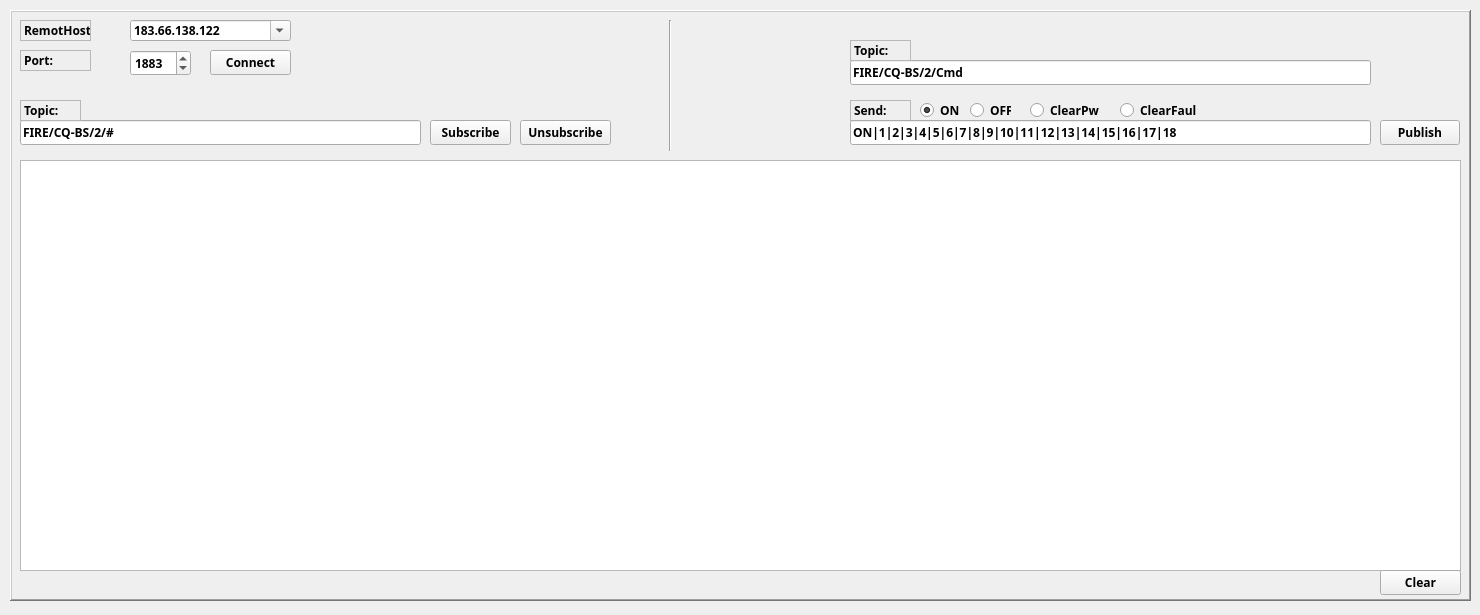
<?xml version="1.0" encoding="UTF-8"?>
<ui version="4.0">
 <class>FireForm</class>
 <widget class="QWidget" name="FireForm">
  <property name="geometry">
   <rect>
    <x>0</x>
    <y>0</y>
    <width>1480</width>
    <height>615</height>
   </rect>
  </property>
  <property name="windowTitle">
   <string>FireForm</string>
  </property>
  <property name="styleSheet">
   <string notr="true"/>
  </property>
  <widget class="QFrame" name="frame_2">
   <property name="geometry">
    <rect>
     <x>10</x>
     <y>10</y>
     <width>1461</width>
     <height>591</height>
    </rect>
   </property>
   <property name="font">
    <font>
     <family>Ubuntu Mono</family>
     <weight>75</weight>
     <bold>true</bold>
    </font>
   </property>
   <property name="styleSheet">
    <string notr="true"/>
   </property>
   <property name="frameShape">
    <enum>QFrame::WinPanel</enum>
   </property>
   <property name="frameShadow">
    <enum>QFrame::Raised</enum>
   </property>
   <widget class="QLabel" name="label_10">
    <property name="geometry">
     <rect>
      <x>840</x>
      <y>90</y>
      <width>61</width>
      <height>21</height>
     </rect>
    </property>
    <property name="font">
     <font>
      <family>Ubuntu Mono</family>
      <weight>75</weight>
      <bold>true</bold>
     </font>
    </property>
    <property name="frameShape">
     <enum>QFrame::StyledPanel</enum>
    </property>
    <property name="frameShadow">
     <enum>QFrame::Sunken</enum>
    </property>
    <property name="text">
     <string>Send:</string>
    </property>
   </widget>
   <widget class="QLabel" name="label_3">
    <property name="geometry">
     <rect>
      <x>10</x>
      <y>10</y>
      <width>71</width>
      <height>21</height>
     </rect>
    </property>
    <property name="font">
     <font>
      <family>Ubuntu Mono</family>
      <weight>75</weight>
      <bold>true</bold>
     </font>
    </property>
    <property name="frameShape">
     <enum>QFrame::StyledPanel</enum>
    </property>
    <property name="frameShadow">
     <enum>QFrame::Sunken</enum>
    </property>
    <property name="text">
     <string>RemotHost:</string>
    </property>
   </widget>
   <widget class="QPushButton" name="buttonPublish">
    <property name="geometry">
     <rect>
      <x>1370</x>
      <y>110</y>
      <width>80</width>
      <height>25</height>
     </rect>
    </property>
    <property name="styleSheet">
     <string notr="true"/>
    </property>
    <property name="text">
     <string>Publish</string>
    </property>
   </widget>
   <widget class="QPushButton" name="buttonSubscribe">
    <property name="geometry">
     <rect>
      <x>420</x>
      <y>110</y>
      <width>81</width>
      <height>25</height>
     </rect>
    </property>
    <property name="styleSheet">
     <string notr="true"/>
    </property>
    <property name="text">
     <string>Subscribe</string>
    </property>
   </widget>
   <widget class="QLabel" name="label_5">
    <property name="geometry">
     <rect>
      <x>10</x>
      <y>40</y>
      <width>71</width>
      <height>21</height>
     </rect>
    </property>
    <property name="font">
     <font>
      <family>Ubuntu Mono</family>
      <weight>75</weight>
      <bold>true</bold>
     </font>
    </property>
    <property name="frameShape">
     <enum>QFrame::StyledPanel</enum>
    </property>
    <property name="frameShadow">
     <enum>QFrame::Sunken</enum>
    </property>
    <property name="lineWidth">
     <number>2</number>
    </property>
    <property name="text">
     <string>Port:</string>
    </property>
   </widget>
   <widget class="QLineEdit" name="lineEditMessage">
    <property name="geometry">
     <rect>
      <x>840</x>
      <y>110</y>
      <width>521</width>
      <height>25</height>
     </rect>
    </property>
    <property name="text">
     <string>ON|1|2|3|4|5|6|7|8|9|10|11|12|13|14|15|16|17|18</string>
    </property>
   </widget>
   <widget class="QSpinBox" name="spinBoxPort">
    <property name="geometry">
     <rect>
      <x>120</x>
      <y>40</y>
      <width>61</width>
      <height>26</height>
     </rect>
    </property>
    <property name="maximum">
     <number>9999</number>
    </property>
    <property name="value">
     <number>1883</number>
    </property>
   </widget>
   <widget class="QLineEdit" name="lineEditTopic">
    <property name="geometry">
     <rect>
      <x>10</x>
      <y>110</y>
      <width>401</width>
      <height>25</height>
     </rect>
    </property>
    <property name="text">
     <string>FIRE/CQ-BS/2/#</string>
    </property>
   </widget>
   <widget class="QLabel" name="label_9">
    <property name="geometry">
     <rect>
      <x>10</x>
      <y>90</y>
      <width>61</width>
      <height>21</height>
     </rect>
    </property>
    <property name="font">
     <font>
      <family>Ubuntu Mono</family>
      <weight>75</weight>
      <bold>true</bold>
     </font>
    </property>
    <property name="frameShape">
     <enum>QFrame::StyledPanel</enum>
    </property>
    <property name="frameShadow">
     <enum>QFrame::Sunken</enum>
    </property>
    <property name="text">
     <string>Topic:</string>
    </property>
   </widget>
   <widget class="QPushButton" name="buttonConnect">
    <property name="geometry">
     <rect>
      <x>200</x>
      <y>40</y>
      <width>81</width>
      <height>25</height>
     </rect>
    </property>
    <property name="styleSheet">
     <string notr="true"/>
    </property>
    <property name="text">
     <string>Connect</string>
    </property>
   </widget>
   <widget class="QPlainTextEdit" name="editLog">
    <property name="geometry">
     <rect>
      <x>10</x>
      <y>150</y>
      <width>1441</width>
      <height>411</height>
     </rect>
    </property>
    <property name="maximumBlockCount">
     <number>1000</number>
    </property>
   </widget>
   <widget class="QPushButton" name="buttonUnsubscribe">
    <property name="geometry">
     <rect>
      <x>510</x>
      <y>110</y>
      <width>91</width>
      <height>25</height>
     </rect>
    </property>
    <property name="styleSheet">
     <string notr="true"/>
    </property>
    <property name="text">
     <string>Unsubscribe</string>
    </property>
   </widget>
   <widget class="QLineEdit" name="lineEditTopic_2">
    <property name="geometry">
     <rect>
      <x>840</x>
      <y>50</y>
      <width>521</width>
      <height>25</height>
     </rect>
    </property>
    <property name="text">
     <string>FIRE/CQ-BS/2/Cmd</string>
    </property>
   </widget>
   <widget class="QLabel" name="label_12">
    <property name="geometry">
     <rect>
      <x>840</x>
      <y>30</y>
      <width>61</width>
      <height>21</height>
     </rect>
    </property>
    <property name="font">
     <font>
      <family>Ubuntu Mono</family>
      <weight>75</weight>
      <bold>true</bold>
     </font>
    </property>
    <property name="frameShape">
     <enum>QFrame::StyledPanel</enum>
    </property>
    <property name="frameShadow">
     <enum>QFrame::Sunken</enum>
    </property>
    <property name="text">
     <string>Topic:</string>
    </property>
   </widget>
   <widget class="QRadioButton" name="radioButton">
    <property name="geometry">
     <rect>
      <x>910</x>
      <y>90</y>
      <width>41</width>
      <height>20</height>
     </rect>
    </property>
    <property name="text">
     <string>ON</string>
    </property>
    <property name="checked">
     <bool>true</bool>
    </property>
   </widget>
   <widget class="QRadioButton" name="radioButton_2">
    <property name="geometry">
     <rect>
      <x>960</x>
      <y>90</y>
      <width>41</width>
      <height>20</height>
     </rect>
    </property>
    <property name="text">
     <string>OFF</string>
    </property>
   </widget>
   <widget class="QRadioButton" name="radioButton_3">
    <property name="geometry">
     <rect>
      <x>1020</x>
      <y>90</y>
      <width>71</width>
      <height>20</height>
     </rect>
    </property>
    <property name="text">
     <string>ClearPw</string>
    </property>
   </widget>
   <widget class="QRadioButton" name="radioButton_4">
    <property name="geometry">
     <rect>
      <x>1110</x>
      <y>90</y>
      <width>91</width>
      <height>20</height>
     </rect>
    </property>
    <property name="text">
     <string>ClearFaul</string>
    </property>
   </widget>
   <widget class="QComboBox" name="comboBoxHost">
    <property name="geometry">
     <rect>
      <x>120</x>
      <y>10</y>
      <width>161</width>
      <height>21</height>
     </rect>
    </property>
    <property name="editable">
     <bool>true</bool>
    </property>
    <item>
     <property name="text">
      <string>183.66.138.122</string>
     </property>
    </item>
    <item>
     <property name="text">
      <string>192.168.10.33</string>
     </property>
    </item>
    <item>
     <property name="text">
      <string>192.168.10.4</string>
     </property>
    </item>
   </widget>
   <widget class="Line" name="line">
    <property name="geometry">
     <rect>
      <x>650</x>
      <y>10</y>
      <width>20</width>
      <height>131</height>
     </rect>
    </property>
    <property name="orientation">
     <enum>Qt::Vertical</enum>
    </property>
   </widget>
   <widget class="QPushButton" name="buttonClear">
    <property name="geometry">
     <rect>
      <x>1370</x>
      <y>560</y>
      <width>81</width>
      <height>25</height>
     </rect>
    </property>
    <property name="styleSheet">
     <string notr="true"/>
    </property>
    <property name="text">
     <string>Clear</string>
    </property>
   </widget>
   <zorder>label_10</zorder>
   <zorder>label_3</zorder>
   <zorder>buttonPublish</zorder>
   <zorder>buttonSubscribe</zorder>
   <zorder>label_5</zorder>
   <zorder>lineEditMessage</zorder>
   <zorder>spinBoxPort</zorder>
   <zorder>lineEditTopic</zorder>
   <zorder>label_9</zorder>
   <zorder>buttonConnect</zorder>
   <zorder>buttonUnsubscribe</zorder>
   <zorder>editLog</zorder>
   <zorder>lineEditTopic_2</zorder>
   <zorder>label_12</zorder>
   <zorder>radioButton</zorder>
   <zorder>radioButton_2</zorder>
   <zorder>radioButton_3</zorder>
   <zorder>radioButton_4</zorder>
   <zorder>comboBoxHost</zorder>
   <zorder>line</zorder>
   <zorder>buttonClear</zorder>
  </widget>
  <widget class="QLabel" name="label_8">
   <property name="geometry">
    <rect>
     <x>1510</x>
     <y>590</y>
     <width>72</width>
     <height>31</height>
    </rect>
   </property>
   <property name="font">
    <font>
     <family>Ubuntu Mono</family>
     <weight>75</weight>
     <bold>true</bold>
    </font>
   </property>
   <property name="text">
    <string>V00.02</string>
   </property>
  </widget>
 </widget>
 <layoutdefault spacing="6" margin="11"/>
 <resources/>
 <connections/>
</ui>
